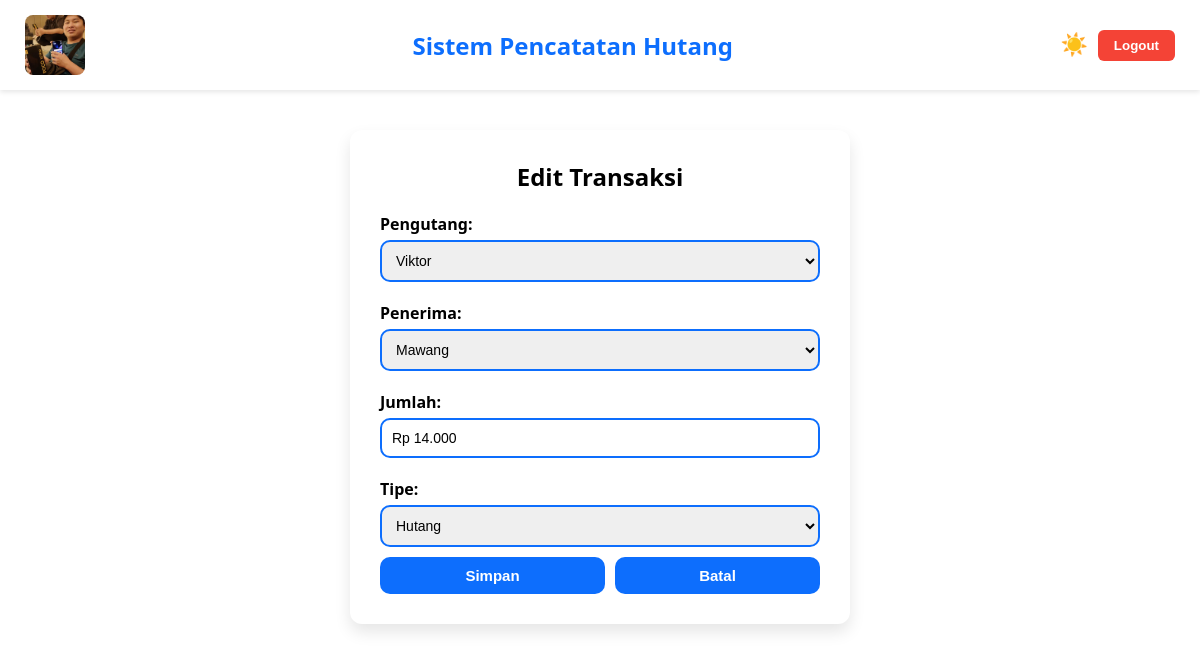
Screenshot of /process/edit_transaksi.php?id=13 with the database file from the repository.
### tables this page shows
CREATE TABLE `transaksi` (
  `id` int(11) NOT NULL,
  `tanggal` date NOT NULL,
  `pengutang` varchar(50) NOT NULL,
  `penerima` varchar(50) NOT NULL,
  `jumlah` int(11) NOT NULL,
  `tipe` enum('hutang','bayar') NOT NULL
);

### process/edit_transaksi.php (the view, shortened to what this page needs)
<?php
require '../database/koneksi.php';
$id = $_GET['id'];
$query = $conn->prepare("SELECT * FROM transaksi WHERE id = ?");
$query->execute([$id]);
$data = $query->fetch();
$nama_list = ['Agus', 'Aseng', 'Cinok', 'Erik', 'Jerry', 'Leo', 'Maik', 'Mawang', 'Redd', 'Rizz', 'Viktor'];
?>
<!DOCTYPE html>
<html lang="id">
<head>
</head>
<body>
    <header class="main-header">
        <img src="agus.png" alt="Agus" class="profile-pic">
        <h1 class="header-title">Sistem Pencatatan Hutang</h1>
        <div class="header-buttons">
            <button class="mode-toggle" onclick="toggleMode()">☀️</button>
            <a href="../admin/logout.php"><button class="logout-btn">Logout</button></a>
        </div>
    </header>
    <div class="edit-container">
        <h2>Edit Transaksi</h2>
        <form method="POST">
            <label>Pengutang:</label>
            <select name="pengutang">
                <?php foreach ($nama_list as $nama): ?>
                    <option <?= $data['pengutang'] == $nama ? 'selected' : '' ?>><?= $nama ?></option>
                <?php endforeach; ?>
            </select>
            <label>Penerima:</label>
            <select name="penerima">
                <?php foreach ($nama_list as $nama): ?>
                    <option <?= $data['penerima'] == $nama ? 'selected' : '' ?>><?= $nama ?></option>
                <?php endforeach; ?>
            </select>
            <label>Jumlah:</label>
            <input type="text" name="jumlah" id="inputRupiah" value="Rp <?= number_format($data['jumlah'], 0, ',', '.') ?>">
            <label>Tipe:</label>
            <select name="tipe">
                <option value="hutang" <?= $data['tipe'] == 'hutang' ? 'selected' : '' ?>>Hutang</option>
            </select>
            <div style="display: flex; gap: 10px;">
                <button type="submit" class="btn-save">Simpan</button>
                <a href="../admin/index.php" style="flex:1;"><button type="button" class="btn-cancel">Batal</button></a>
            </div>
        </form>
    </div>
</body>
</html>

### process/edit_transaksi.php (style rules this page uses)
* { box-sizing: border-box; padding: 0; margin: 0; }
body { font-family: 'Segoe UI', sans-serif; background-color: #ffffff; color: #000000; transition: background-color 0.3s, color 0.3s; }
.main-header { display: flex; align-items: center; justify-content: space-between; padding: 15px 25px; background-color: #fff; box-shadow: 0 2px 5px rgba(0, 0, 0, 0.1); }
.profile-pic { width: 60px; height: 60px; border-radius: 8px; object-fit: cover; }
.header-title { font-size: 1.5rem; font-weight: bold; color: #0d6efd; text-align: center; flex: 1; }
.header-buttons { display: flex; align-items: center; gap: 10px; }
.mode-toggle { background: none; border: none; font-size: 22px; cursor: pointer; }
.logout-btn { padding: 8px 16px; border: none; background-color: #f44336; color: white; border-radius: 6px; cursor: pointer; font-weight: bold; }
.edit-container { max-width: 500px; background: #fff; margin: 40px auto; padding: 30px; border-radius: 12px; box-shadow: 0 8px 16px rgba(0,0,0,0.1); }
.edit-container h2 { margin-bottom: 20px; text-align: center; }
.edit-container label { font-weight: bold; display: block; margin: 10px 0 5px; }
.edit-container input, .edit-container select { width: 100%; padding: 10px; border: 2px solid #0d6efd; border-radius: 10px; font-size: 14px; margin-bottom: 10px; }
.edit-container button { width: 100%; padding: 10px; background: #0d6efd; color: white; font-weight: bold; border: none; border-radius: 10px; font-size: 15px; cursor: pointer; }
.btn-save { flex: 1; padding: 10px; background: #0d6efd; color: white; font-weight: bold; border: none; border-radius: 10px; font-size: 15px; cursor: pointer; }
.btn-cancel { width: 100%; padding: 10px; background: #e53935; color: white; font-weight: bold; border: none; border-radius: 10px; font-size: 15px; cursor: pointer; }

### rows the page displays
transaksi: pengutang "Viktor", penerima "Mawang", jumlah "Rp 14.000", tipe "Hutang"
